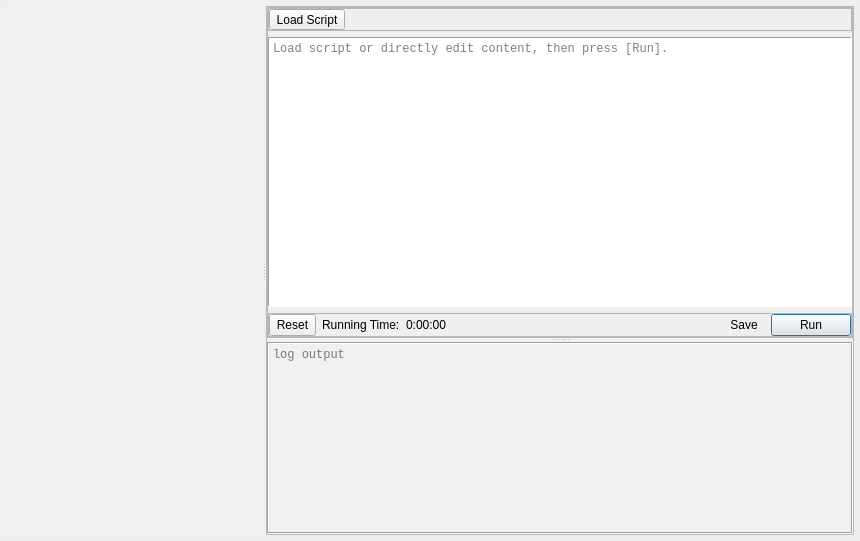
<?xml version="1.0" encoding="UTF-8"?>
<ui version="4.0">
 <class>Form</class>
 <widget class="QWidget" name="Form">
  <property name="geometry">
   <rect>
    <x>0</x>
    <y>0</y>
    <width>860</width>
    <height>541</height>
   </rect>
  </property>
  <property name="windowTitle">
   <string>Form</string>
  </property>
  <layout class="QVBoxLayout" name="verticalLayout_3">
   <property name="leftMargin">
    <number>6</number>
   </property>
   <property name="topMargin">
    <number>6</number>
   </property>
   <property name="rightMargin">
    <number>6</number>
   </property>
   <property name="bottomMargin">
    <number>6</number>
   </property>
   <item>
    <widget class="QSplitter" name="splitter_2">
     <property name="orientation">
      <enum>Qt::Horizontal</enum>
     </property>
     <widget class="QTreeView" name="treeExplorer">
      <property name="palette">
       <palette>
        <active>
         <colorrole role="Base">
          <brush brushstyle="SolidPattern">
           <color alpha="255">
            <red>240</red>
            <green>240</green>
            <blue>240</blue>
           </color>
          </brush>
         </colorrole>
        </active>
        <inactive>
         <colorrole role="Base">
          <brush brushstyle="SolidPattern">
           <color alpha="255">
            <red>240</red>
            <green>240</green>
            <blue>240</blue>
           </color>
          </brush>
         </colorrole>
        </inactive>
        <disabled/>
       </palette>
      </property>
      <property name="autoFillBackground">
       <bool>true</bool>
      </property>
      <property name="frameShape">
       <enum>QFrame::NoFrame</enum>
      </property>
     </widget>
     <widget class="QFrame" name="frame_3">
      <property name="sizePolicy">
       <sizepolicy hsizetype="Expanding" vsizetype="Preferred">
        <horstretch>5</horstretch>
        <verstretch>0</verstretch>
       </sizepolicy>
      </property>
      <property name="frameShape">
       <enum>QFrame::StyledPanel</enum>
      </property>
      <property name="frameShadow">
       <enum>QFrame::Raised</enum>
      </property>
      <layout class="QVBoxLayout" name="verticalLayout_2">
       <property name="leftMargin">
        <number>0</number>
       </property>
       <property name="topMargin">
        <number>0</number>
       </property>
       <property name="rightMargin">
        <number>0</number>
       </property>
       <property name="bottomMargin">
        <number>0</number>
       </property>
       <item>
        <widget class="QSplitter" name="splitter">
         <property name="orientation">
          <enum>Qt::Vertical</enum>
         </property>
         <widget class="QFrame" name="frame_2">
          <property name="sizePolicy">
           <sizepolicy hsizetype="Preferred" vsizetype="Expanding">
            <horstretch>0</horstretch>
            <verstretch>4</verstretch>
           </sizepolicy>
          </property>
          <property name="frameShape">
           <enum>QFrame::StyledPanel</enum>
          </property>
          <property name="frameShadow">
           <enum>QFrame::Raised</enum>
          </property>
          <layout class="QVBoxLayout" name="verticalLayout">
           <property name="leftMargin">
            <number>0</number>
           </property>
           <property name="topMargin">
            <number>0</number>
           </property>
           <property name="rightMargin">
            <number>0</number>
           </property>
           <property name="bottomMargin">
            <number>0</number>
           </property>
           <item>
            <widget class="QFrame" name="frame">
             <property name="frameShape">
              <enum>QFrame::StyledPanel</enum>
             </property>
             <property name="frameShadow">
              <enum>QFrame::Raised</enum>
             </property>
             <layout class="QHBoxLayout" name="horizontalLayout">
              <property name="leftMargin">
               <number>0</number>
              </property>
              <property name="topMargin">
               <number>0</number>
              </property>
              <property name="rightMargin">
               <number>0</number>
              </property>
              <property name="bottomMargin">
               <number>0</number>
              </property>
              <item>
               <widget class="QToolButton" name="btnLoadFile">
                <property name="text">
                 <string>Load Script</string>
                </property>
                <property name="icon">
                 <iconset resource="resource.qrc">
                  <normaloff>:/action/images/vswin2019/OpenFile_16x.svg</normaloff>:/action/images/vswin2019/OpenFile_16x.svg</iconset>
                </property>
                <property name="toolButtonStyle">
                 <enum>Qt::ToolButtonTextBesideIcon</enum>
                </property>
               </widget>
              </item>
              <item>
               <widget class="QLabel" name="labelFilename">
                <property name="text">
                 <string/>
                </property>
               </widget>
              </item>
             </layout>
            </widget>
           </item>
           <item>
            <widget class="CodeEdit" name="plaintextSource">
             <property name="font">
              <font>
               <family>Consolas</family>
              </font>
             </property>
             <property name="frameShape">
              <enum>QFrame::Panel</enum>
             </property>
             <property name="placeholderText">
              <string>Load script or directly edit content, then press [Run].</string>
             </property>
            </widget>
           </item>
           <item>
            <widget class="QFrame" name="frame_4">
             <property name="frameShape">
              <enum>QFrame::StyledPanel</enum>
             </property>
             <property name="frameShadow">
              <enum>QFrame::Raised</enum>
             </property>
             <layout class="QHBoxLayout" name="horizontalLayout_2">
              <property name="leftMargin">
               <number>0</number>
              </property>
              <property name="topMargin">
               <number>0</number>
              </property>
              <property name="rightMargin">
               <number>0</number>
              </property>
              <property name="bottomMargin">
               <number>0</number>
              </property>
              <item>
               <widget class="QToolButton" name="btnReset">
                <property name="sizePolicy">
                 <sizepolicy hsizetype="Fixed" vsizetype="Ignored">
                  <horstretch>0</horstretch>
                  <verstretch>0</verstretch>
                 </sizepolicy>
                </property>
                <property name="text">
                 <string>Reset</string>
                </property>
               </widget>
              </item>
              <item>
               <widget class="QLabel" name="label_2">
                <property name="text">
                 <string>Running Time:</string>
                </property>
               </widget>
              </item>
              <item>
               <widget class="QLabel" name="labelRunningTime">
                <property name="text">
                 <string>0:00:00</string>
                </property>
               </widget>
              </item>
              <item>
               <spacer name="horizontalSpacer">
                <property name="orientation">
                 <enum>Qt::Horizontal</enum>
                </property>
                <property name="sizeHint" stdset="0">
                 <size>
                  <width>40</width>
                  <height>20</height>
                 </size>
                </property>
               </spacer>
              </item>
              <item>
               <widget class="QToolButton" name="btnSaveFile">
                <property name="sizePolicy">
                 <sizepolicy hsizetype="Fixed" vsizetype="Ignored">
                  <horstretch>0</horstretch>
                  <verstretch>0</verstretch>
                 </sizepolicy>
                </property>
                <property name="text">
                 <string>Save</string>
                </property>
                <property name="icon">
                 <iconset resource="resource.qrc">
                  <normaloff>:/action/images/vswin2019/Save_16x.svg</normaloff>:/action/images/vswin2019/Save_16x.svg</iconset>
                </property>
                <property name="toolButtonStyle">
                 <enum>Qt::ToolButtonTextBesideIcon</enum>
                </property>
                <property name="autoRaise">
                 <bool>true</bool>
                </property>
               </widget>
              </item>
              <item>
               <widget class="QPushButton" name="btnRunScript">
                <property name="text">
                 <string>Run</string>
                </property>
                <property name="icon">
                 <iconset resource="resource.qrc">
                  <normaloff>:/action/images/vswin2019/Run_16x.svg</normaloff>:/action/images/vswin2019/Run_16x.svg</iconset>
                </property>
                <property name="autoDefault">
                 <bool>false</bool>
                </property>
                <property name="default">
                 <bool>true</bool>
                </property>
               </widget>
              </item>
             </layout>
            </widget>
           </item>
          </layout>
         </widget>
         <widget class="QPlainTextEdit" name="plaintextLog">
          <property name="palette">
           <palette>
            <active>
             <colorrole role="Base">
              <brush brushstyle="SolidPattern">
               <color alpha="255">
                <red>240</red>
                <green>240</green>
                <blue>240</blue>
               </color>
              </brush>
             </colorrole>
            </active>
            <inactive>
             <colorrole role="Base">
              <brush brushstyle="SolidPattern">
               <color alpha="255">
                <red>240</red>
                <green>240</green>
                <blue>240</blue>
               </color>
              </brush>
             </colorrole>
            </inactive>
            <disabled/>
           </palette>
          </property>
          <property name="font">
           <font>
            <family>Consolas</family>
           </font>
          </property>
          <property name="frameShape">
           <enum>QFrame::Box</enum>
          </property>
          <property name="readOnly">
           <bool>true</bool>
          </property>
          <property name="placeholderText">
           <string>log output</string>
          </property>
         </widget>
        </widget>
       </item>
      </layout>
     </widget>
    </widget>
   </item>
  </layout>
 </widget>
 <customwidgets>
  <customwidget>
   <class>CodeEdit</class>
   <extends>QPlainTextEdit</extends>
   <header location="global">pyqode/core/api.h</header>
  </customwidget>
 </customwidgets>
 <resources>
  <include location="resource.qrc"/>
 </resources>
 <connections/>
</ui>
